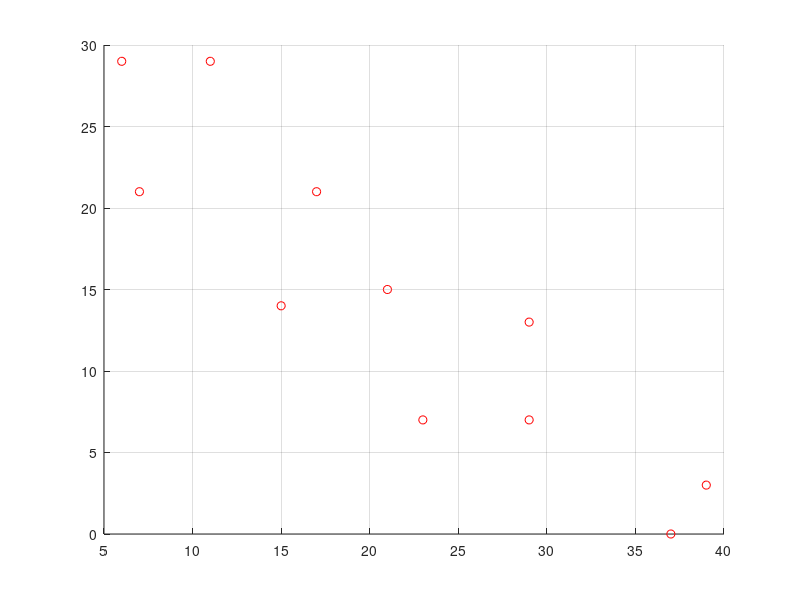

MATLAB code for this plot: (Note: this script raises an error after producing the figure.)
%{
EJERCICIO REGRESIÓN
 27/OCTUBRE/2020
 AUTOR: FRANCISCO ARIEL ARENAS ENCISO
%}

%PARTE 1
ps = [6 7 11 15 17 21 23 29 29 37 39; 29 21 29 14 21 15 7 7 13 0 3]';
figure(1)
hold on 
grid on
plot(ps(:,1), ps(:,2), 'or')

[a, error] = metodoNumerico.metodoRegresionPolinomial(ps, 1);

fprintf("\n---------------------------------------------------------\n");
fprintf("PROBLEMA 1\n");
fprintf("El error encontrado en esta solución fue de: %.4f\n", error);

for i=1:length(a)
    fprintf("El valor del coeficiente a%d es de: %.4f\n", (i-1), a(i));
end

legend('Puntos', 'f(x) generada')
fprintf("---------------------------------------------------------\n");

%PARTE 2
ps2 = [5:5:50; 17 24 31 33 37 37 40 40 42 41]';
figure(2)
hold on 
grid on
plot(ps2(:,1), ps2(:,2), 'or')

[a, error] = metodoNumerico.metodoRegresionPolinomial(ps2, 2);

fprintf("\n---------------------------------------------------------\n");
fprintf("PROBLEMA 2\n");
fprintf("El error encontrado en esta solución fue de: %.4f\n", error);

for i=1:length(a)
    fprintf("El valor del coeficiente a%d es de: %.4f\n", (i-1), a(i));
end

legend('Puntos', 'f(x) generada')
fprintf("---------------------------------------------------------\n");

%PARTE 3
ps3 = [10:10:80;25 70 380 550 610 1220 830 1450]';
figure(3)
hold on 
grid on 
plot(ps3(:,1), ps3(:,2), 'or')

[a, error] = metodoNumerico.metodoRegresionPolinomial(ps3, 7);

fprintf("\n---------------------------------------------------------\n");
fprintf("PROBLEMA 3\n");
fprintf("Se pudo reducir el error hasta el grado %d ya que hay %d elementos\n",length(ps3(:,1))-1, length(ps3(:,1)))
fprintf("El error encontrado en esta solución fue de: %d\n", error);

for i=1:length(a)
    fprintf("El valor del coeficiente a%d es de: %.4f\n", (i-1), a(i));
end

legend('Puntos', 'f(x) generada')
fprintf("---------------------------------------------------------\n");

